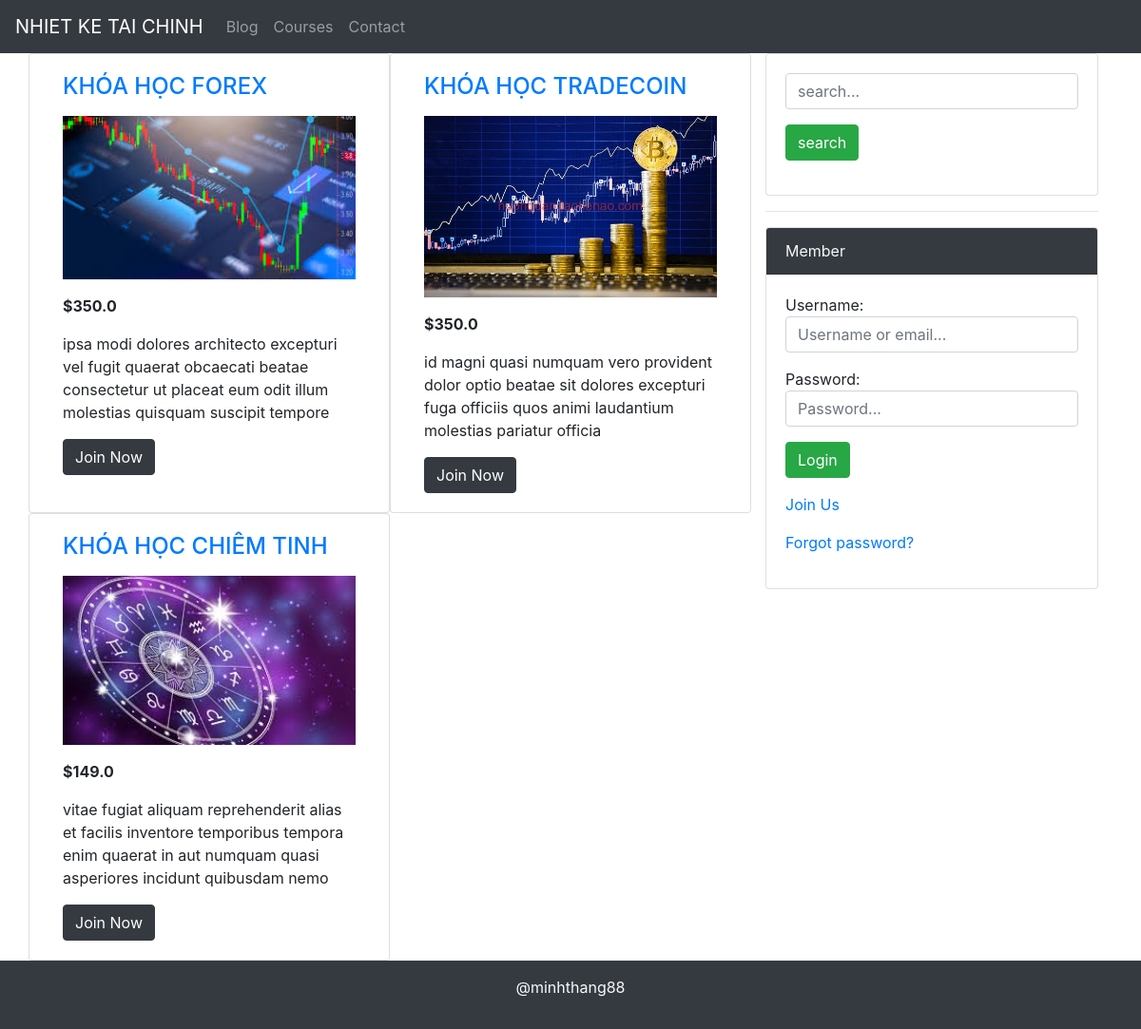
Before: /courses/ with the older database file.
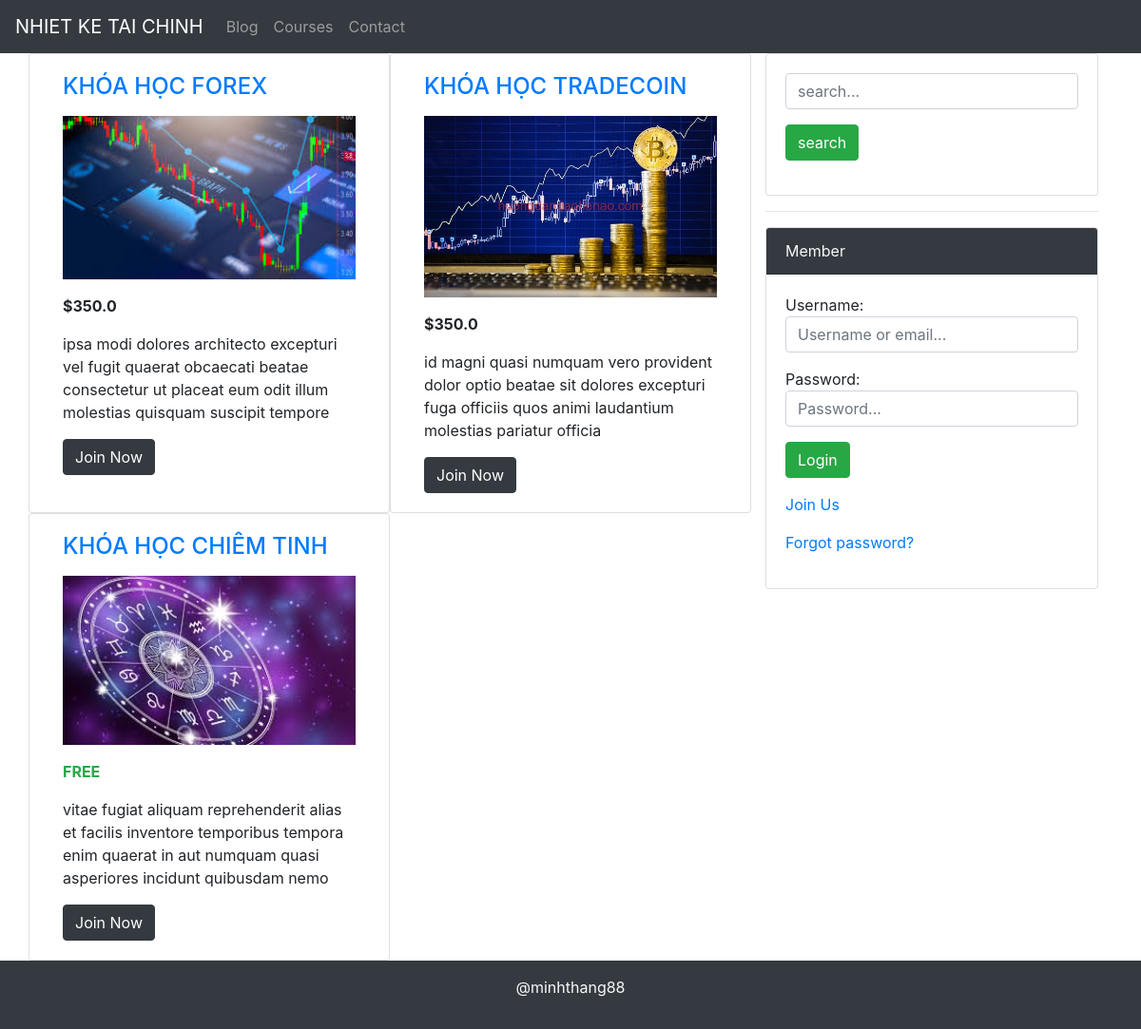
After: the same page with the newer database file.
### courses/models.py (models this page shows, shortened)
class Course(models.Model):
    name = models.CharField(max_length=255)
    image = models.FileField()
    description = models.TextField()
    price = models.FloatField(blank=True, null=True)
    created_at = models.DateTimeField(auto_now_add=True)

### courses/views.py (the view)
# urls.py: path('', CourseListView.as_view(), name='course'),
class CourseListView(ListView):
    model = Course
    template_name = "courses/all_courses.html"

### templates/courses/all_courses.html (shortened to what this page needs)
{% extends 'base.html' %}
{% block content %}
<div class="row">
    {% for course in object_list %}
    <div class="card col-md-6">
        <div class="card-body">
            <h4 class="mb-3"><a href="{% url 'detail' course.pk %}" class="text-uppercase">{{ course.name }}</a></h4>
            <p><a href="{% url 'detail' course.pk %}"><img src="/media/{{ course.image }}" alt="" width="100%"></a></p>
            {% if course.price != 0 %}
            <p class="font-weight-bold">${{ course.price }}</p>
            {% else %}
            <p class="font-weight-bold text-success">FREE</p>
            {% endif %}
            <p>{% lorem 20 w random %}</p>
            <button class="btn btn-dark">Join Now</button>
        </div>
    </div>
    {% endfor %}
</div>
{% endblock %}

### templates/base.html (shortened to what this page needs)
<!DOCTYPE html>
<html lang="en">
<head>
    <link rel="stylesheet" href="https://maxcdn.bootstrapcdn.com/bootstrap/4.5.2/css/bootstrap.min.css">
</head>
<body>
<nav class="navbar navbar-expand-sm bg-dark navbar-dark">
    <a class="navbar-brand" href="#">NHIET KE TAI CHINH</a>
    <ul class="navbar-nav">
        <li class="nav-item">
            <a class="nav-link" href="{% url 'posts' %}">Blog</a>
        </li>
        <li class="nav-item">
            <a class="nav-link" href="{% url 'course' %}">Courses</a>
        </li>
        <li class="nav-item">
            <a class="nav-link" href="">Contact</a>
        </li>
    </ul>
</nav>
<div class="container">
    <div class="row">
        <div class="col-md-8">
            {% block content %}
            {% endblock %}
        </div>
        <div class="col-md-4">
            <div class="card">
                <div class="card-body">
                    <form action="{% url 'search' %}" method="get">
                        <p><input type="text" name="keyword" placeholder="search..." class="form-control"></p>
                        <p><input type="submit" class="btn btn-success" value="search"></p>
                    </form>
                </div>
            </div>
            <hr>
            {% if not user.is_authenticated %}
            <div class="card">
                <div class="card-header bg-dark text-light">Member</div>
                <div class="card-body">
                    <form action="{% url 'sidebar-login' %}" method="post">
                        <p>Username: <input type="text" name="username" class="form-control"
                                            placeholder="Username or email..."></p>
                        <p>Password: <input type="password" name="password" class="form-control"
                                            placeholder="Password..."></p>
                        <p><input type="submit" class="btn btn-success" value="Login"></p>
                        <p><a href="{% url 'register' %}">Join Us</a></p>
                        <p><a href="">Forgot password?</a></p>
                    </form>
                </div>
            </div>
            {% endif %}
        </div>
    </div>
</div>
<div class="container-fluid py-3 bg-dark text-light text-center">
    <p>@minhthang88</p>
</div>
</body>
</html>

Changed rows visible on the page:
changed Course "KHÓA HỌC CHIÊM TINH": price "149.0" → (not shown); price "$" → "FREE"
